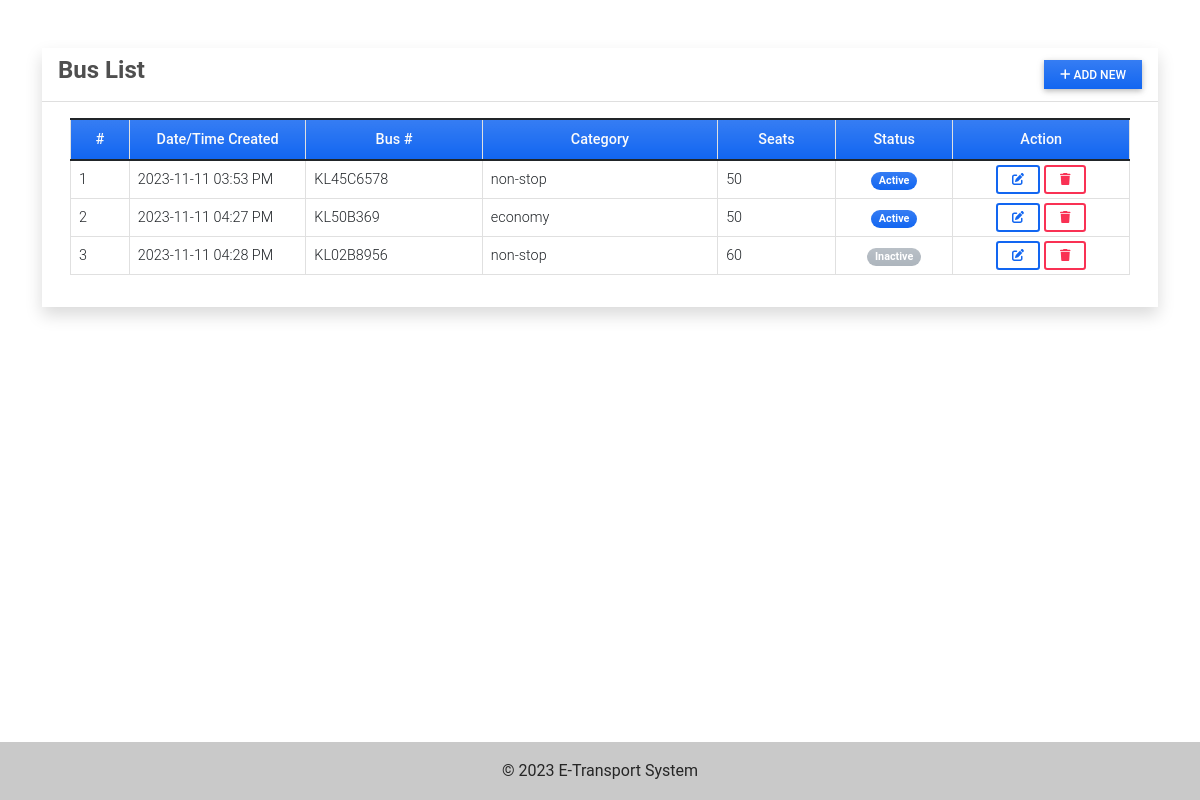
Screenshot of /bus (signed in) with the database file from the repository.
### MainApp/models.py (models this page shows)
class Bus(models.Model):
    category = models.ForeignKey(Category,on_delete=models.CASCADE, blank= True, null = True)
    bus_number = models.CharField(max_length=250)
    seats = models.FloatField(max_length=5, default=0)
    status = models.CharField(max_length=2, choices=(('1','Active'),('2','Inactive')), default=1)
    date_created = models.DateTimeField(default=timezone.now)
    date_updated = models.DateTimeField(auto_now=True)
    def __str__(self):
        return self.bus_number

class Category(models.Model):
    name = models.CharField(max_length=250)
    description = models.TextField()
    status = models.CharField(max_length=2, choices=(('1', 'Active'), ('2', 'Inactive')), default=1)
    date_created = models.DateTimeField(default=timezone.now)
    date_updated = models.DateTimeField(auto_now=True)
    def __str__(self):
        return self.name

### MainApp/views.py (the view)
# urls.py: path('bus',views.bus_mgt,name='bus-page'),
@login_required
def bus_mgt(request):
    context['page_title'] = "Buses"
    buses = Bus.objects.all()
    context['buses'] = buses
    return render(request, 'bus_mgt.html', context)

### MainApp/templates/bus_mgt.html (shortened to what this page needs)
{% extends 'base.html' %} {% load humanize %} {% block pageContent %}
<div class="col-lg-12 col-md-12 col-sm-12 col-xs-12">
    <div class="card card-default rounded-0 shadow ">
        <div class="card-header">
            <div class="d-flex w-100 align-items-center justify-content-between">
                <h4 class="card-title fw-bold">Bus List</h4>
                <div class="tools">
                    <button type="button" class="btn btn-primary rounded-0 bg-gradient btn-sm" id='add_new'><i class="fa fa-plus"></i> Add New</button>
                </div>
            </div>
        </div>
        <div class="card-body">
            <div class="container-fluid">
                <table class="table table-bordered" id="bus-list">
                    <colgroup>
                        <col width="5%">
                        <col width="15%">
                        <col width="15%">
                        <col width="20%">
                        <col width="10%">
                        <col width="10%">
                        <col width="15%">
                    </colgroup>
                    <thead>
                        <tr class="bg-gradient bg-primary bg-opacity-50 text-light">
                            <th class="px-2 py-2 text-center">#</th>
                            <th class="px-2 py-2 text-center">Date/Time Created</th>
                            <th class="px-2 py-2 text-center">Bus #</th>
                            <th class="px-2 py-2 text-center">Category</th>
                            <th class="px-2 py-2 text-center">Seats</th>
                            <th class="px-2 py-2 text-center">Status</th>
                            <th class="px-2 py-2 text-center">Action</th>
                        </tr>
                    </thead>
                    <tbody>
                        {% for bus in buses %}
                        <tr>
                            <td class="px-2 py-1 align-middle">{{ forloop.counter }}</td>
                            <td class="px-2 py-1 align-middle">{{ bus.date_created|date:"Y-m-d h:i A" }}</td>
                            <td class="px-2 py-1 align-middle">{{ bus }}</td>
                            <td class="px-2 py-1 align-middle">{{ bus.category }}</td>
                            <td class="px-2 py-1 align-middle">{{ bus.seats|floatformat:0|intcomma }}</td>
                            <td class="px-1 py-1 align-middle text-center">
                                {% if bus.status == '1' %}
                                <span class="badge bg-primary bg-gradient rounded-pill px-2">Active</span> {% else %}
                                <span class="badge bg-secondary bg-gradient rounded-pill px-2">Inactive</span> {% endif %}
                            </td>
                            <td class="px-2 py-1 align-middle text-center">
                                <a class="btn btn-outline-primary btn-sm edit-data" href="javascript:void(0)" data-id="{{ bus.pk }}" title="Edit">
                                    <i class="fa fa-edit"></i>
                                </a>
                                <button class="btn btn-outline-danger btn-sm delete-data" type="button" data-id="{{ bus.pk }}" title="Delete">
                                    <i class="fa fa-trash"></i>
                                </button>
                            </td>
                        </tr>
                        {% endfor %}
                    </tbody>
                </table>
            </div>
        </div>
    </div>
</div>
{% endblock pageContent %}

### static/MainApp/default/css/style.css (style rules this page uses)
html, body { height: 100%; width: 100%; max-height: 100%; overflow: auto; display: flex; flex-direction: column; }
.bg-secondary { background-color: var(--bs-gray-500)!important; }

### rows the page displays
Bus: date_created "2023-11-11 03:53 PM", bus_number "KL45C6578", category "non-stop", seats "50", status "Active"
Bus: date_created "2023-11-11 04:27 PM", bus_number "KL50B369", category "economy", seats "50", status "Active"
Bus: date_created "2023-11-11 04:28 PM", bus_number "KL02B8956", category "non-stop", seats "60", status "Inactive"
